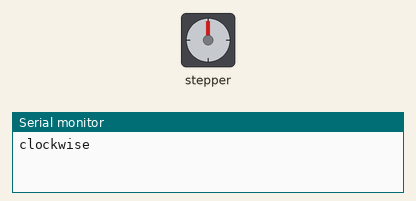
This sketch was run on a simulated Arduino Uno, built with avr-gcc and run on an emulated ATmega328P. Parts: stepper motor, the last lines printed to the serial monitor. Stepper angles assume 2048 steps per turn.

Above: at 0.05 s.
At 1.85 s:
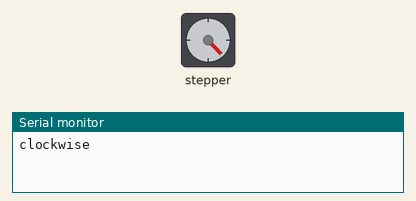
At 3.65 s:
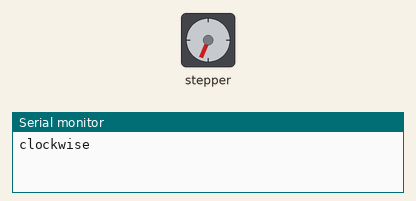
At 7.25 s:
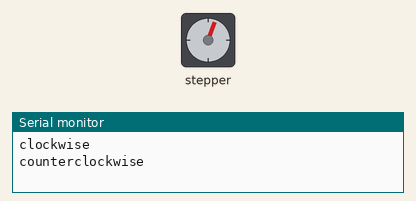
Timing chart, 0 to 12.3 s (numbered marks = the images above):
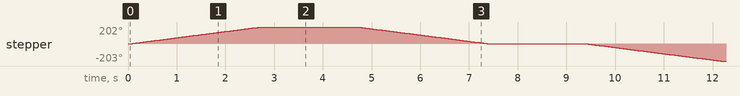

Measured:
- by itself, stepper: turns 202° clockwise in 2.7 s, then 202° counter-clockwise in 2.7 s, then 203° counter-clockwise in 2.7 s, then 203° clockwise in 2.7 s, and so on

The sketch:

stepper_speedControl.ino
```cpp
/*
 Stepper Motor Control - one revolution

 This program drives a unipolar or bipolar stepper motor.
 The motor is attached to digital pins 8 - 11 of the Arduino.

 The motor should revolve one revolution in one direction, then
 one revolution in the other direction.


 Created 11 Mar. 2007
 Modified 30 Nov. 2009
 by Tom Igoe

 */

//http://forum.pjrc.com/threads/23763-28BYJ-48-stepper-motor-works

#include <Stepper.h>

const int stepsPerRevolution = 64;  // change this to fit the number of steps per revolution
//const int stepsPerRevolution = 500;  // change this to fit the number of steps per revolution
                                     // for your motor
//const int stepsPerRevolution = 4096;

// initialize the stepper library on pins 8 through 11:
//Stepper myStepper(stepsPerRevolution, 8,9,10,11);
//ziping note pin 1,2,3,4 connect to 8,9,10,11, but when init 8, 10, 9, 11
Stepper myStepper(stepsPerRevolution, 8,10,9,11);

boolean flag=true;
void setup() {
  // set the speed at 60 rpm:
  myStepper.setSpeed(400);

  // initialize the serial port:
  Serial.begin(9600);
}

void loop() {
  if(flag)
  {
  // step one revolution  in one direction:
   Serial.println("clockwise");
  myStepper.step(stepsPerRevolution*18); //64*32 is 360 degree.
  delay(2000);

   // step one revolution in the other direction:
  Serial.println("counterclockwise");
  myStepper.step(-stepsPerRevolution*18);
  delay(2000);
  flag=false;
  }
  else
  {
    myStepper.step(-stepsPerRevolution*18);
    delay(2000);
    myStepper.step(stepsPerRevolution*18); //64*32 is 360 degree.
    delay(2000);
    flag=true;
  }
}
```
